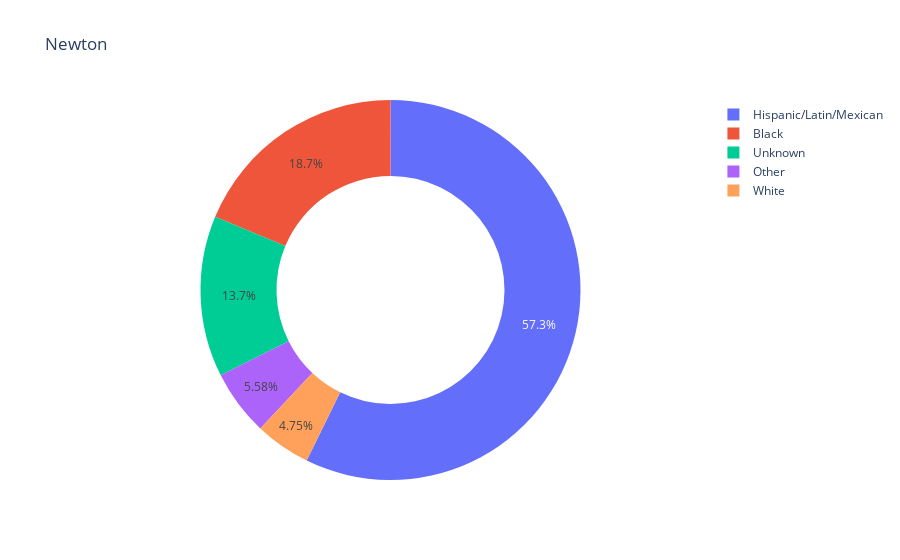

Notebook code cell kept with this figure:
### Markdown cell above
## Victims donut

### Code cell
data = victim_donut_data[victim_donut_data['AREA NAME'] == selected]
labels = data['Vict Descent written']
values = data['Count']

layout =dict(title=dict(text=selected))

# Use `hole` to create a donut-like pie chart
fig = go.Figure(data=[go.Pie(labels=labels, values=values, hole=.6)], layout=layout)
fig.show()

### Figure 1 — Plotly figure (JSON) as saved in the notebook; plotly's stock layout.template omitted (floating-point values rounded to 4 significant figures)
{"data": [{"hole": 0.6, "labels": ["Black", "Hispanic/Latin/Mexican", "Other", "Unknown", "White"], "type": "pie", "values": [18715, 57300, 5580, 13709, 4748]}], "layout": {"title": {"text": "Newton"}}}
